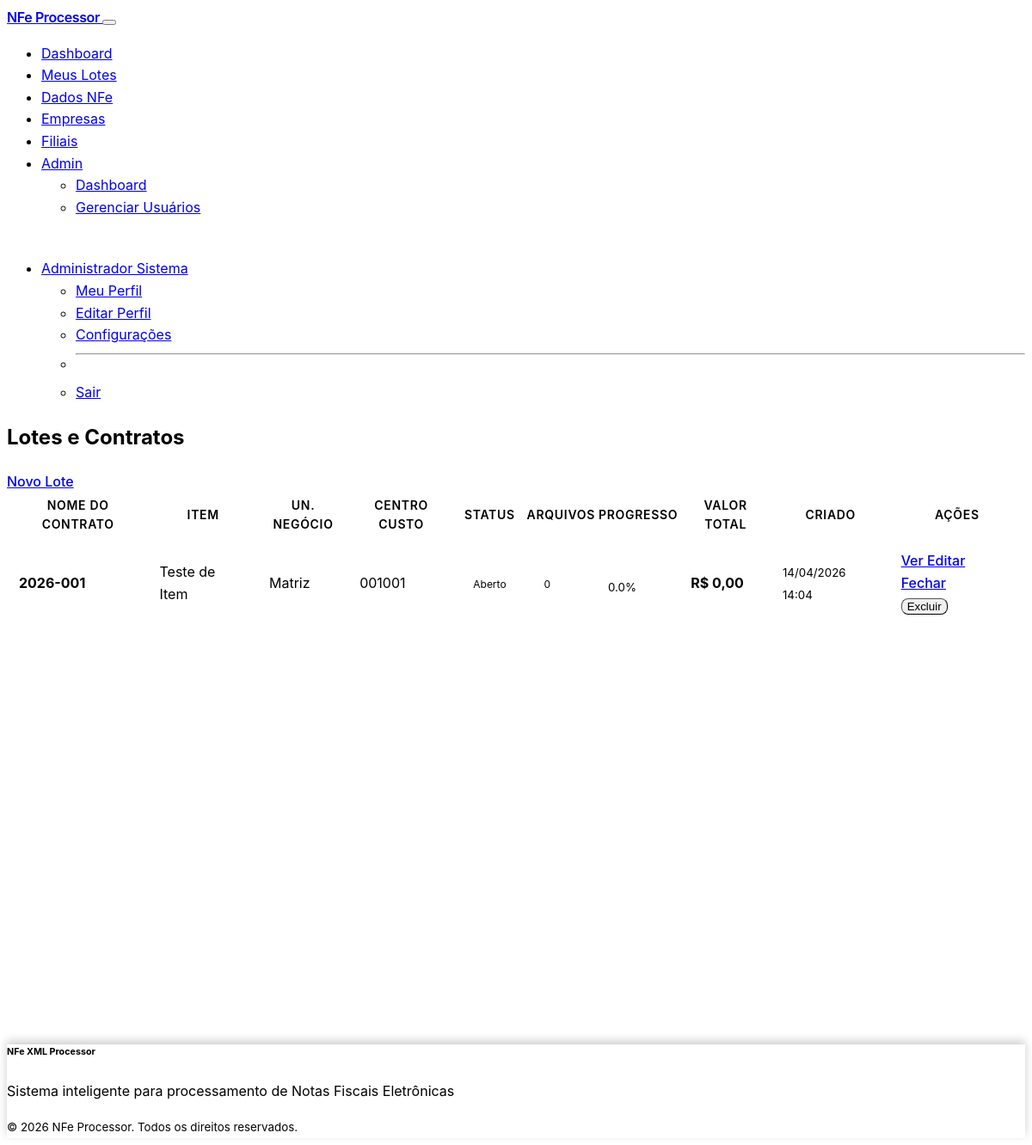
/batches (signed in), run on an earlier commit of the app's database.
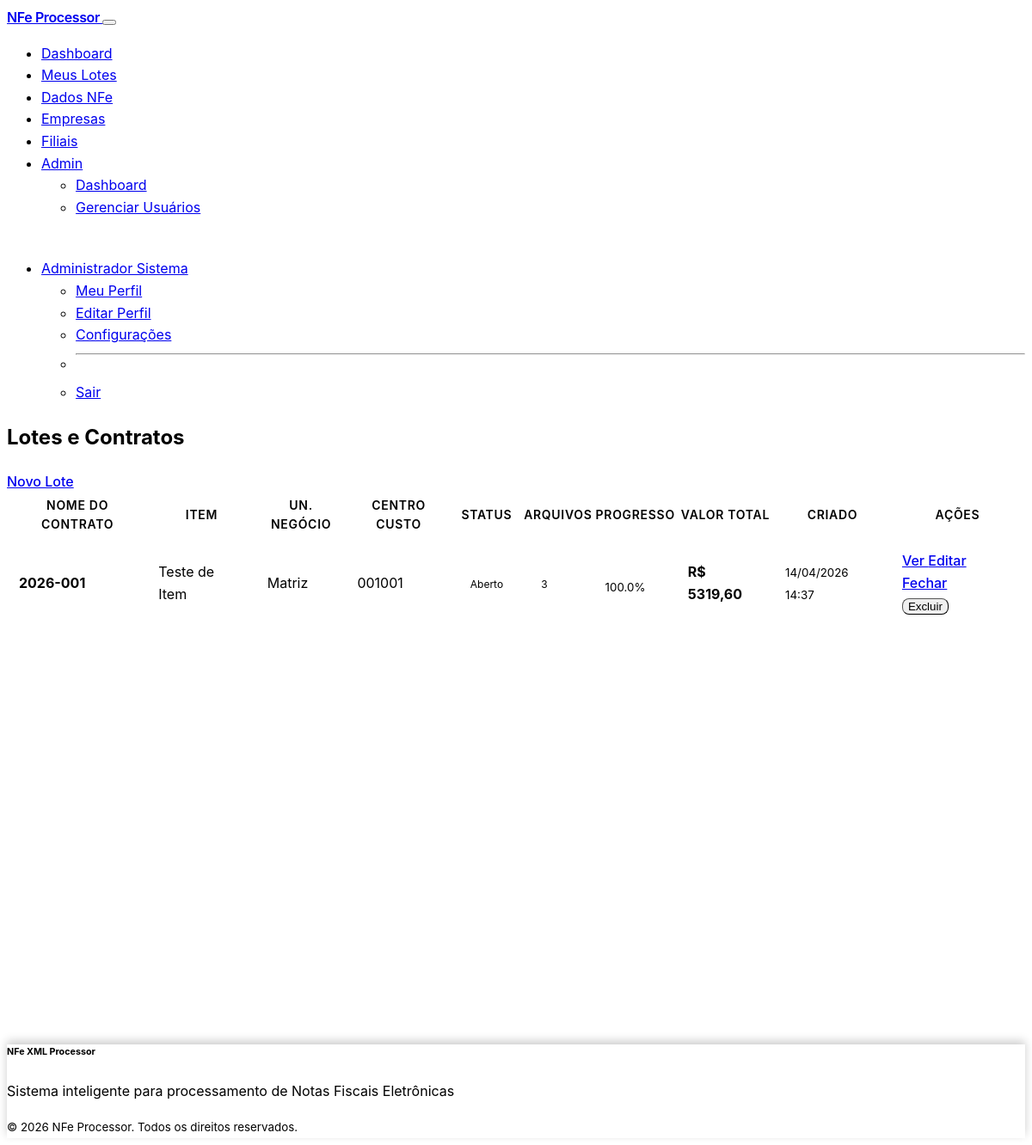
And on a later commit of the database.
### models.py (models this page shows, shortened)
class User(UserMixin, db.Model):
    __tablename__ = 'users'
    id = db.Column(db.String, primary_key=True)
    email = db.Column(db.String, unique=True, nullable=True)
    first_name = db.Column(db.String, nullable=True)
    last_name = db.Column(db.String, nullable=True)
    profile_image_url = db.Column(db.String, nullable=True)
    password_hash = db.Column(db.String(256), nullable=True)  # For local authentication
    auth_method = db.Column(db.String(20), default='oauth')  # 'oauth' or 'local'
    role = db.Column(db.Enum(UserRole), default=UserRole.USER)
    active = db.Column(db.Boolean, default=True)
    phone = db.Column(db.String(20), nullable=True)
    company = db.Column(db.String(255), nullable=True)
    last_login = db.Column(db.DateTime, nullable=True)
    created_at = db.Column(db.DateTime, default=datetime.now)
    updated_at = db.Column(db.DateTime, default=datetime.now, onupdate=datetime.now)
    uploaded_files = db.relationship('UploadedFile', backref='user', lazy=True)
    nfe_records = db.relationship('NFERecord', backref='user', lazy=True)
    @property
    def full_name(self):
        if self.first_name and self.last_name:
            return f"{self.first_name} {self.last_name}"
        elif self.first_name:
            return self.first_name
        elif self.email:
            return self.email.split('@')[0]
        return f"User {self.id[:8]}"
    @property
    def is_admin(self):
        return self.role == UserRole.ADMIN

class Batch(db.Model):
    __tablename__ = 'batches'
    id = db.Column(db.Integer, primary_key=True)
    nome_contrato = db.Column(db.String(255), nullable=False)     # Contract/process name
    nome_item = db.Column(db.String(255), nullable=False)         # Item name (for RM system)
    unidade_negocio = db.Column(db.String(100), nullable=False)   # Business unit
    centro_custo = db.Column(db.String(50), nullable=False)       # Cost center
    status = db.Column(db.Enum(BatchStatus), nullable=False, default=BatchStatus.OPEN)
    descricao = db.Column(db.Text)                                # Optional description
    created_by = db.Column(db.String, db.ForeignKey('users.id'), nullable=False)
    created_at = db.Column(db.DateTime, default=datetime.now)
    updated_at = db.Column(db.DateTime, default=datetime.now, onupdate=datetime.now)
    closed_at = db.Column(db.DateTime, nullable=True)
    creator = db.relationship('User', backref='created_batches')
    files = db.relationship('UploadedFile', backref='batch', lazy='dynamic', cascade='all, delete-orphan')
    nfe_records = db.relationship('NFERecord', backref='batch', lazy='dynamic', cascade='all, delete-orphan')
    @property
    def total_files(self):
        return self.files.count()
    @property
    def processed_files(self):
        return self.files.filter_by(status=ProcessingStatus.COMPLETED).count()
    @property
    def progress_percentage(self):
        if self.total_files == 0:
            return 0
        return (self.processed_files / self.total_files) * 100
    @property
    def total_value(self):
        total = db.session.query(db.func.sum(NFERecord.valor_total_servicos)).filter(
            NFERecord.batch_id == self.id
        ).scalar()
        return total or 0
    def can_be_edited(self):
        return self.status in [BatchStatus.OPEN, BatchStatus.PROCESSING]

### batch_routes.py (the view)
@app.route('/batches')
@login_required
def batches_list():
    page = request.args.get('page', 1, type=int)
    per_page = 20
    batches = Batch.query.filter_by(created_by=current_user.id)\
                   .order_by(Batch.created_at.desc())\
                   .paginate(page=page, per_page=per_page, error_out=False)
    return render_template('batches/list.html', batches=batches)

### templates/batches/list.html (shortened to what this page needs)
{% extends "base.html" %}
{% block content %}
<div class="container-fluid">
    <div class="row">
        <div class="col-12">
            <div class="d-flex justify-content-between align-items-center mb-4">
                <h2>
                    Lotes e Contratos
                </h2>
                <a href="{{ url_for('batch_new') }}" class="btn btn-primary">
                    Novo Lote
                </a>
            </div>
            {% if batches.items %}
                <div class="card">
                    <div class="card-body">
                        <div class="table-responsive">
                            <table class="table table-hover">
                                <thead>
                                    <tr>
                                        <th>Nome do Contrato</th>
                                        <th>Item</th>
                                        <th>Un. Negócio</th>
                                        <th>Centro Custo</th>
                                        <th>Status</th>
                                        <th>Arquivos</th>
                                        <th>Progresso</th>
                                        <th>Valor Total</th>
                                        <th>Criado</th>
                                        <th>Ações</th>
                                    </tr>
                                </thead>
                                <tbody>
                                    {% for batch in batches.items %}
                                    <tr>
                                        <td>
                                            <strong>{{ batch.nome_contrato }}</strong>
                                        </td>
                                        <td>{{ batch.nome_item }}</td>
                                        <td>{{ batch.unidade_negocio }}</td>
                                        <td>{{ batch.centro_custo }}</td>
                                        <td>
                                            {% if batch.status.value == 'open' %}
                                                <span class="badge bg-success">Aberto</span>
                                            {% elif batch.status.value == 'processing' %}
                                                <span class="badge bg-warning">Processando</span>
                                            {% elif batch.status.value == 'completed' %}
                                                <span class="badge bg-info">Concluído</span>
                                            {% elif batch.status.value == 'closed' %}
                                                <span class="badge bg-secondary">Fechado</span>
                                            {% endif %}
                                        </td>
                                        <td>
                                            <span class="badge bg-primary">{{ batch.total_files }}</span>
                                        </td>
                                        <td>
                                            <div class="progress" style="height: 8px;">
                                            </div>
                                            <small class="text-muted">{{ "%.1f"|format(batch.progress_percentage) }}%</small>
                                        </td>
                                        <td>
                                            <strong>R$ {{ "%.2f"|format(batch.total_value or 0)|replace(".", ",") }}</strong>
                                        </td>
                                        <td>
                                            <small>{{ batch.created_at.strftime('%d/%m/%Y %H:%M') }}</small>
                                        </td>
                                        <td>
                                            <div class="d-flex gap-2">
                                                <a href="{{ url_for('batch_detail', batch_id=batch.id) }}"
                                                   class="btn btn-sm btn-primary">
                                                    Ver
                                                </a>
                                                {% if batch.can_be_edited() %}
                                                    <a href="{{ url_for('batch_edit', batch_id=batch.id) }}"
                                                       class="btn btn-sm btn-outline-secondary">
                                                        Editar
                                                    </a>
                                                {% endif %}
                                                {% if batch.status.value == 'open' %}
                                                    <a href="{{ url_for('batch_close', batch_id=batch.id) }}"
                                                       class="btn btn-sm btn-outline-warning"
                                                       onclick="return confirm('Deseja realmente fechar este lote? Não será possível adicionar mais arquivos.')">
                                                        Fechar
                                                    </a>
                                                {% elif batch.status.value == 'closed' %}
                                                    <a href="{{ url_for('batch_reopen', batch_id=batch.id) }}"
                                                       class="btn btn-sm btn-outline-success">
                                                        <i class="feather-unlock me-1"></i>Reabrir
                                                    </a>
                                                {% endif %}
                                                <form action="{{ url_for('batch_delete', batch_id=batch.id) }}" method="post" class="d-inline ms-1">
                                                    <button type="submit" class="btn btn-sm btn-outline-danger"
                                                            onclick="return confirm('Tem certeza que deseja DELETAR este lote e TODOS os arquivos associados? Esta ação não pode ser desfeita.')">
                                                        Excluir
                                                    </button>
                                                </form>
                                            </div>
                                        </td>
                                    </tr>
                                    {% endfor %}
                                </tbody>
                            </table>
                        </div>
                    </div>
                </div>
            {% endif %}
        </div>
    </div>
</div>
{% endblock %}

### templates/base.html (shortened to what this page needs)
<!DOCTYPE html>
<html lang="pt-BR" data-bs-theme="dark">
<head>
    <link href="https://cdn.replit.com/agent/bootstrap-agent-dark-theme.min.css" rel="stylesheet">
    <link rel="stylesheet" href="https://cdn.jsdelivr.net/npm/feather-icons@4.29.0/font/feather.css">
    <link rel="stylesheet" href="{{ url_for('static', filename='css/custom.css') }}">
</head>
<body class="d-flex flex-column min-vh-100">
    {% if current_user.is_authenticated %}
    <nav class="navbar navbar-expand-lg navbar-dark bg-dark">
        <div class="container">
            <a class="navbar-brand" href="{{ url_for('index') }}">
                NFe Processor
            </a>
            <button class="navbar-toggler" type="button" data-bs-toggle="collapse" data-bs-target="#navbarNav">
            </button>
            <div class="collapse navbar-collapse" id="navbarNav">
                <ul class="navbar-nav me-auto">
                    <li class="nav-item">
                        <a class="nav-link" href="{{ url_for('index') }}">
                            Dashboard
                        </a>
                    </li>
                    <li class="nav-item">
                        <a class="nav-link" href="{{ url_for('batches_list') }}">
                            Meus Lotes
                        </a>
                    </li>
                    <li class="nav-item">
                        <a class="nav-link" href="{{ url_for('data_view') }}">
                            Dados NFe
                        </a>
                    </li>
                    <li class="nav-item">
                        <a class="nav-link" href="{{ url_for('empresas_list') }}">
                            Empresas
                        </a>
                    </li>
                    <li class="nav-item">
                        <a class="nav-link" href="{{ url_for('filiais_listar') }}">
                            Filiais
                        </a>
                    </li>
                    {% if current_user.is_admin %}
                    <li class="nav-item dropdown">
                        <a class="nav-link dropdown-toggle" href="#" id="adminDropdown" role="button" data-bs-toggle="dropdown">
                            Admin
                        </a>
                        <ul class="dropdown-menu">
                            <li><a class="dropdown-item" href="{{ url_for('admin_dashboard') }}">
                                Dashboard
                            </a></li>
                            <li><a class="dropdown-item" href="{{ url_for('admin_users') }}">
                                Gerenciar Usuários
                            </a></li>
                        </ul>
                    </li>
                    {% endif %}
                </ul>
                <ul class="navbar-nav">
                    <li class="nav-item dropdown">
                        <a class="nav-link dropdown-toggle d-flex align-items-center" href="#" id="userDropdown" role="button" data-bs-toggle="dropdown">
                            {% if current_user.profile_image_url %}
                                <img src="{{ current_user.profile_image_url }}" alt="Avatar" class="rounded-circle me-2" style="width: 30px; height: 30px; object-fit: cover;">
                            {% else %}
                                <div class="bg-primary rounded-circle me-2 d-flex align-items-center justify-content-center" style="width: 30px; height: 30px;">
                                </div>
                            {% endif %}
                            <span>{{ current_user.full_name }}</span>
                        </a>
                        <ul class="dropdown-menu dropdown-menu-end">
                            <li><a class="dropdown-item" href="{{ url_for('user_profile') }}">
                                Meu Perfil
                            </a></li>
                            <li><a class="dropdown-item" href="{{ url_for('edit_profile') }}">
                                Editar Perfil
                            </a></li>
                            <li><a class="dropdown-item" href="{{ url_for('configuracoes') }}">
                                Configurações
                            </a></li>
                            <li><hr class="dropdown-divider"></li>
                            <li><a class="dropdown-item" href="{{ url_for('local_logout') }}">
                                Sair
                            </a></li>
                        </ul>
                    </li>
                </ul>
            </div>
        </div>
    </nav>
    {% endif %}
    <main class="flex-grow-1 {% if current_user.is_authenticated %}mt-4{% endif %}" style="padding-bottom: 100px;">
        {% block content %}{% endblock %}
    </main>
    {% if current_user.is_authenticated %}
    <footer class="bg-dark text-white py-3 border-top border-secondary position-fixed bottom-0 w-100 z-3" style="box-shadow: 0 -4px 10px rgba(0,0,0,0.2);">
        <div class="container">
            <div class="row align-items-center">
                <div class="col-md-6">
                    <h6 class="mb-1">NFe XML Processor</h6>
                    <p class="text-muted mb-0 small">Sistema inteligente para processamento de Notas Fiscais Eletrônicas</p>
                </div>
                <div class="col-md-6 text-md-end mt-3 mt-md-0">
                    <small class="text-muted">
                        &copy; 2026 NFe Processor. Todos os direitos reservados.
                    </small>
                </div>
            </div>
        </div>
    </footer>
    {% endif %}
</body>
</html>

What changed in the data, as far as the page shows it:
removed Batch: nome_contrato "2026-001", nome_item "Teste de Item", unidade_negocio "Matriz", centro_custo "001001", status "Aberto", total_files "0", progress_percentage "0.0", total_value "0,00", created_at "14/04/2026 14:04"
added Batch: nome_contrato "2026-001", nome_item "Teste de Item", unidade_negocio "Matriz", centro_custo "001001", status "Aberto", total_files "3", progress_percentage "100.0", total_value "5319,60", created_at "14/04/2026 14:37"
